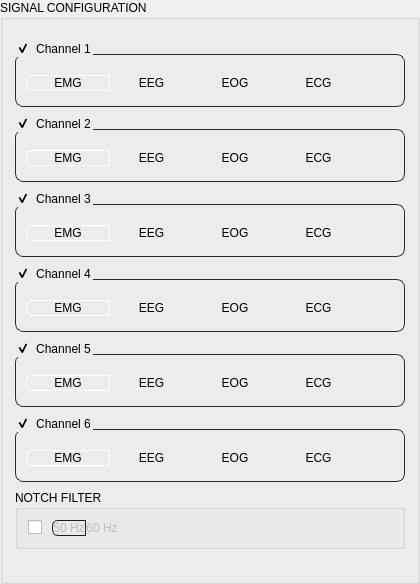
       <widget class="QGroupBox" name="configGroup">
        <property name="sizePolicy">
         <sizepolicy hsizetype="Preferred" vsizetype="Expanding">
          <horstretch>0</horstretch>
          <verstretch>0</verstretch>
         </sizepolicy>
        </property>
        <property name="minimumSize">
         <size>
          <width>420</width>
          <height>0</height>
         </size>
        </property>
        <property name="title">
         <string>SIGNAL CONFIGURATION</string>
        </property>
        <layout class="QVBoxLayout" name="configVLayout">
         <property name="spacing">
          <number>8</number>
         </property>
         <property name="leftMargin">
          <number>12</number>
         </property>
         <property name="topMargin">
          <number>20</number>
         </property>
         <property name="rightMargin">
          <number>12</number>
         </property>
         <property name="bottomMargin">
          <number>12</number>
         </property>
         <item>
          <widget class="QGroupBox" name="grpCh1">
           <property name="checkable"><bool>true</bool></property><property name="checked"><bool>true</bool></property><property name="styleSheet">
            <string notr="true">QGroupBox#grpCh1{background-color:transparent;border:1px solid #2a2a2a;border-radius:8px;margin-top:14px;padding:6px 8px;}QGroupBox#grpCh1::title{}</string>
           </property>
           <property name="title">
            <string>Channel 1</string>
           </property>
           <layout class="QHBoxLayout" name="chLayout1">
            <property name="spacing">
             <number>8</number>
            </property>
            <property name="leftMargin">
             <number>8</number>
            </property>
            <property name="topMargin">
             <number>10</number>
            </property>
            <property name="rightMargin">
             <number>8</number>
            </property>
            <property name="bottomMargin">
             <number>8</number>
            </property>
            <item>
             <layout class="QHBoxLayout" name="filterLayout1">
              <property name="spacing">
               <number>0</number>
              </property>
              <item>
               <widget class="QPushButton" name="btnFilterCh1EMG">
                <property name="styleSheet">
                 <string notr="true">QPushButton{border-right:none;border-top-left-radius:6px;border-bottom-left-radius:6px;border-top-right-radius:0;border-bottom-right-radius:0;}QPushButton:checked{border:1px solid #ffffff;}QPushButton:checked:disabled{border:1px solid #1e1e1e;}</string>
                </property>
                <property name="text">
                 <string>EMG</string>
                </property>
                <property name="checkable">
                 <bool>true</bool>
                </property>
                <property name="checked">
                 <bool>true</bool>
                </property>
               </widget>
              </item>
              <item>
               <widget class="QPushButton" name="btnFilterCh1EEG">
                <property name="styleSheet">
                 <string notr="true">QPushButton{border-radius:0;border-left:none;border-right:none;}QPushButton:checked{border:1px solid #ffffff;}QPushButton:checked:disabled{border:1px solid #1e1e1e;}</string>
                </property>
                <property name="text">
                 <string>EEG</string>
                </property>
                <property name="checkable">
                 <bool>true</bool>
                </property>
               </widget>
              </item>
              <item>
               <widget class="QPushButton" name="btnFilterCh1EOG">
                <property name="styleSheet">
                 <string notr="true">QPushButton{border-radius:0;border-left:none;border-right:none;}QPushButton:checked{border:1px solid #ffffff;}QPushButton:checked:disabled{border:1px solid #1e1e1e;}</string>
                </property>
                <property name="text">
                 <string>EOG</string>
                </property>
                <property name="checkable">
                 <bool>true</bool>
                </property>
               </widget>
              </item>
              <item>
               <widget class="QPushButton" name="btnFilterCh1ECG">
                <property name="styleSheet">
                 <string notr="true">QPushButton{border-left:none;border-top-left-radius:0;border-bottom-left-radius:0;border-top-right-radius:6px;border-bottom-right-radius:6px;}QPushButton:checked{border:1px solid #ffffff;}QPushButton:checked:disabled{border:1px solid #1e1e1e;}</string>
                </property>
                <property name="text">
                 <string>ECG</string>
                </property>
                <property name="checkable">
                 <bool>true</bool>
                </property>
               </widget>
              </item>
             </layout>
            </item>
            <item>
             <widget class="QPushButton" name="btnChIcon1">
              <property name="toolTip">
               <string>Select Ch1 in Signal Inputs</string>
              </property>
              <property name="styleSheet">
               <string notr="true">QPushButton{background-color:transparent;border:none;min-width:26px;max-width:26px;min-height:26px;max-height:26px;padding:0px;qproperty-icon:url(icons/gamepad.svg);qproperty-iconSize:18px 18px;}QPushButton:hover{background-color:#1a1a1a;border-radius:4px;}</string>
              </property>
              <property name="text">
               <string />
              </property>
             </widget>
            </item>
           </layout>
          </widget>
         </item>
         <item>
          <widget class="QGroupBox" name="grpCh2">
           <property name="checkable"><bool>true</bool></property><property name="checked"><bool>true</bool></property><property name="styleSheet">
            <string notr="true">QGroupBox#grpCh2{background-color:transparent;border:1px solid #2a2a2a;border-radius:8px;margin-top:14px;padding:6px 8px;}QGroupBox#grpCh2::title{}</string>
           </property>
           <property name="title">
            <string>Channel 2</string>
           </property>
           <layout class="QHBoxLayout" name="chLayout2">
            <property name="spacing">
             <number>8</number>
            </property>
            <property name="leftMargin">
             <number>8</number>
            </property>
            <property name="topMargin">
             <number>10</number>
            </property>
            <property name="rightMargin">
             <number>8</number>
            </property>
            <property name="bottomMargin">
             <number>8</number>
            </property>
            <item>
             <layout class="QHBoxLayout" name="filterLayout2">
              <property name="spacing">
               <number>0</number>
              </property>
              <item>
               <widget class="QPushButton" name="btnFilterCh2EMG">
                <property name="styleSheet">
                 <string notr="true">QPushButton{border-right:none;border-top-left-radius:6px;border-bottom-left-radius:6px;border-top-right-radius:0;border-bottom-right-radius:0;}QPushButton:checked{border:1px solid #ffffff;}QPushButton:checked:disabled{border:1px solid #1e1e1e;}</string>
                </property>
                <property name="text">
                 <string>EMG</string>
                </property>
                <property name="checkable">
                 <bool>true</bool>
                </property>
                <property name="checked">
                 <bool>true</bool>
                </property>
               </widget>
              </item>
              <item>
               <widget class="QPushButton" name="btnFilterCh2EEG">
                <property name="styleSheet">
                 <string notr="true">QPushButton{border-radius:0;border-left:none;border-right:none;}QPushButton:checked{border:1px solid #ffffff;}QPushButton:checked:disabled{border:1px solid #1e1e1e;}</string>
                </property>
                <property name="text">
                 <string>EEG</string>
                </property>
                <property name="checkable">
                 <bool>true</bool>
                </property>
               </widget>
              </item>
              <item>
               <widget class="QPushButton" name="btnFilterCh2EOG">
                <property name="styleSheet">
                 <string notr="true">QPushButton{border-radius:0;border-left:none;border-right:none;}QPushButton:checked{border:1px solid #ffffff;}QPushButton:checked:disabled{border:1px solid #1e1e1e;}</string>
                </property>
                <property name="text">
                 <string>EOG</string>
                </property>
                <property name="checkable">
                 <bool>true</bool>
                </property>
               </widget>
              </item>
              <item>
               <widget class="QPushButton" name="btnFilterCh2ECG">
                <property name="styleSheet">
                 <string notr="true">QPushButton{border-left:none;border-top-left-radius:0;border-bottom-left-radius:0;border-top-right-radius:6px;border-bottom-right-radius:6px;}QPushButton:checked{border:1px solid #ffffff;}QPushButton:checked:disabled{border:1px solid #1e1e1e;}</string>
                </property>
                <property name="text">
                 <string>ECG</string>
                </property>
                <property name="checkable">
                 <bool>true</bool>
                </property>
               </widget>
              </item>
             </layout>
            </item>
            <item>
             <widget class="QPushButton" name="btnChIcon2">
              <property name="toolTip">
               <string>Select Ch2 in Signal Inputs</string>
              </property>
              <property name="styleSheet">
               <string notr="true">QPushButton{background-color:transparent;border:none;min-width:26px;max-width:26px;min-height:26px;max-height:26px;padding:0px;qproperty-icon:url(icons/gamepad.svg);qproperty-iconSize:18px 18px;}QPushButton:hover{background-color:#1a1a1a;border-radius:4px;}</string>
              </property>
              <property name="text">
               <string />
              </property>
             </widget>
            </item>
           </layout>
          </widget>
         </item>
         <item>
          <widget class="QGroupBox" name="grpCh3">
           <property name="checkable"><bool>true</bool></property><property name="checked"><bool>true</bool></property><property name="styleSheet">
            <string notr="true">QGroupBox#grpCh3{background-color:transparent;border:1px solid #2a2a2a;border-radius:8px;margin-top:14px;padding:6px 8px;}QGroupBox#grpCh3::title{}</string>
           </property>
           <property name="title">
            <string>Channel 3</string>
           </property>
           <layout class="QHBoxLayout" name="chLayout3">
            <property name="spacing">
             <number>8</number>
            </property>
            <property name="leftMargin">
             <number>8</number>
            </property>
            <property name="topMargin">
             <number>10</number>
            </property>
            <property name="rightMargin">
             <number>8</number>
            </property>
            <property name="bottomMargin">
             <number>8</number>
            </property>
            <item>
             <layout class="QHBoxLayout" name="filterLayout3">
              <property name="spacing">
               <number>0</number>
              </property>
              <item>
               <widget class="QPushButton" name="btnFilterCh3EMG">
                <property name="styleSheet">
                 <string notr="true">QPushButton{border-right:none;border-top-left-radius:6px;border-bottom-left-radius:6px;border-top-right-radius:0;border-bottom-right-radius:0;}QPushButton:checked{border:1px solid #ffffff;}QPushButton:checked:disabled{border:1px solid #1e1e1e;}</string>
                </property>
                <property name="text">
                 <string>EMG</string>
                </property>
                <property name="checkable">
                 <bool>true</bool>
                </property>
                <property name="checked">
                 <bool>true</bool>
                </property>
               </widget>
              </item>
              <item>
               <widget class="QPushButton" name="btnFilterCh3EEG">
                <property name="styleSheet">
                 <string notr="true">QPushButton{border-radius:0;border-left:none;border-right:none;}QPushButton:checked{border:1px solid #ffffff;}QPushButton:checked:disabled{border:1px solid #1e1e1e;}</string>
                </property>
                <property name="text">
                 <string>EEG</string>
                </property>
                <property name="checkable">
                 <bool>true</bool>
                </property>
               </widget>
              </item>
              <item>
               <widget class="QPushButton" name="btnFilterCh3EOG">
                <property name="styleSheet">
                 <string notr="true">QPushButton{border-radius:0;border-left:none;border-right:none;}QPushButton:checked{border:1px solid #ffffff;}QPushButton:checked:disabled{border:1px solid #1e1e1e;}</string>
                </property>
                <property name="text">
                 <string>EOG</string>
                </property>
                <property name="checkable">
                 <bool>true</bool>
                </property>
               </widget>
              </item>
              <item>
               <widget class="QPushButton" name="btnFilterCh3ECG">
                <property name="styleSheet">
                 <string notr="true">QPushButton{border-left:none;border-top-left-radius:0;border-bottom-left-radius:0;border-top-right-radius:6px;border-bottom-right-radius:6px;}QPushButton:checked{border:1px solid #ffffff;}QPushButton:checked:disabled{border:1px solid #1e1e1e;}</string>
                </property>
                <property name="text">
                 <string>ECG</string>
                </property>
                <property name="checkable">
                 <bool>true</bool>
                </property>
               </widget>
              </item>
             </layout>
            </item>
            <item>
             <widget class="QPushButton" name="btnChIcon3">
              <property name="toolTip">
               <string>Select Ch3 in Signal Inputs</string>
              </property>
              <property name="styleSheet">
               <string notr="true">QPushButton{background-color:transparent;border:none;min-width:26px;max-width:26px;min-height:26px;max-height:26px;padding:0px;qproperty-icon:url(icons/gamepad.svg);qproperty-iconSize:18px 18px;}QPushButton:hover{background-color:#1a1a1a;border-radius:4px;}</string>
              </property>
              <property name="text">
               <string />
              </property>
             </widget>
            </item>
           </layout>
          </widget>
         </item>
         <item>
          <widget class="QGroupBox" name="grpCh4">
           <property name="checkable"><bool>true</bool></property><property name="checked"><bool>true</bool></property><property name="styleSheet">
            <string notr="true">QGroupBox#grpCh4{background-color:transparent;border:1px solid #2a2a2a;border-radius:8px;margin-top:14px;padding:6px 8px;}QGroupBox#grpCh4::title{}</string>
           </property>
           <property name="title">
            <string>Channel 4</string>
           </property>
           <layout class="QHBoxLayout" name="chLayout4">
            <property name="spacing">
             <number>8</number>
            </property>
            <property name="leftMargin">
             <number>8</number>
            </property>
            <property name="topMargin">
             <number>10</number>
            </property>
            <property name="rightMargin">
             <number>8</number>
            </property>
            <property name="bottomMargin">
             <number>8</number>
            </property>
            <item>
             <layout class="QHBoxLayout" name="filterLayout4">
              <property name="spacing">
               <number>0</number>
              </property>
              <item>
               <widget class="QPushButton" name="btnFilterCh4EMG">
                <property name="styleSheet">
                 <string notr="true">QPushButton{border-right:none;border-top-left-radius:6px;border-bottom-left-radius:6px;border-top-right-radius:0;border-bottom-right-radius:0;}QPushButton:checked{border:1px solid #ffffff;}QPushButton:checked:disabled{border:1px solid #1e1e1e;}</string>
                </property>
                <property name="text">
                 <string>EMG</string>
                </property>
                <property name="checkable">
                 <bool>true</bool>
                </property>
                <property name="checked">
                 <bool>true</bool>
                </property>
               </widget>
              </item>
              <item>
               <widget class="QPushButton" name="btnFilterCh4EEG">
                <property name="styleSheet">
                 <string notr="true">QPushButton{border-radius:0;border-left:none;border-right:none;}QPushButton:checked{border:1px solid #ffffff;}QPushButton:checked:disabled{border:1px solid #1e1e1e;}</string>
                </property>
                <property name="text">
                 <string>EEG</string>
                </property>
                <property name="checkable">
                 <bool>true</bool>
                </property>
               </widget>
              </item>
              <item>
               <widget class="QPushButton" name="btnFilterCh4EOG">
                <property name="styleSheet">
                 <string notr="true">QPushButton{border-radius:0;border-left:none;border-right:none;}QPushButton:checked{border:1px solid #ffffff;}QPushButton:checked:disabled{border:1px solid #1e1e1e;}</string>
                </property>
                <property name="text">
                 <string>EOG</string>
                </property>
                <property name="checkable">
                 <bool>true</bool>
                </property>
               </widget>
              </item>
              <item>
               <widget class="QPushButton" name="btnFilterCh4ECG">
                <property name="styleSheet">
                 <string notr="true">QPushButton{border-left:none;border-top-left-radius:0;border-bottom-left-radius:0;border-top-right-radius:6px;border-bottom-right-radius:6px;}QPushButton:checked{border:1px solid #ffffff;}QPushButton:checked:disabled{border:1px solid #1e1e1e;}</string>
                </property>
                <property name="text">
                 <string>ECG</string>
                </property>
                <property name="checkable">
                 <bool>true</bool>
                </property>
               </widget>
              </item>
             </layout>
            </item>
            <item>
             <widget class="QPushButton" name="btnChIcon4">
              <property name="toolTip">
               <string>Select Ch4 in Signal Inputs</string>
              </property>
              <property name="styleSheet">
               <string notr="true">QPushButton{background-color:transparent;border:none;min-width:26px;max-width:26px;min-height:26px;max-height:26px;padding:0px;qproperty-icon:url(icons/gamepad.svg);qproperty-iconSize:18px 18px;}QPushButton:hover{background-color:#1a1a1a;border-radius:4px;}</string>
              </property>
              <property name="text">
               <string />
              </property>
             </widget>
            </item>
           </layout>
          </widget>
         </item>
         <item>
          <widget class="QGroupBox" name="grpCh5">
           <property name="checkable"><bool>true</bool></property><property name="checked"><bool>true</bool></property><property name="styleSheet">
            <string notr="true">QGroupBox#grpCh5{background-color:transparent;border:1px solid #2a2a2a;border-radius:8px;margin-top:14px;padding:6px 8px;}QGroupBox#grpCh5::title{}</string>
           </property>
           <property name="title">
            <string>Channel 5</string>
           </property>
           <layout class="QHBoxLayout" name="chLayout5">
            <property name="spacing">
             <number>8</number>
            </property>
            <property name="leftMargin">
             <number>8</number>
            </property>
            <property name="topMargin">
             <number>10</number>
            </property>
            <property name="rightMargin">
             <number>8</number>
            </property>
            <property name="bottomMargin">
             <number>8</number>
            </property>
            <item>
             <layout class="QHBoxLayout" name="filterLayout5">
              <property name="spacing">
               <number>0</number>
              </property>
              <item>
               <widget class="QPushButton" name="btnFilterCh5EMG">
                <property name="styleSheet">
                 <string notr="true">QPushButton{border-right:none;border-top-left-radius:6px;border-bottom-left-radius:6px;border-top-right-radius:0;border-bottom-right-radius:0;}QPushButton:checked{border:1px solid #ffffff;}QPushButton:checked:disabled{border:1px solid #1e1e1e;}</string>
                </property>
                <property name="text">
                 <string>EMG</string>
                </property>
                <property name="checkable">
                 <bool>true</bool>
                </property>
                <property name="checked">
                 <bool>true</bool>
                </property>
               </widget>
              </item>
              <item>
               <widget class="QPushButton" name="btnFilterCh5EEG">
                <property name="styleSheet">
                 <string notr="true">QPushButton{border-radius:0;border-left:none;border-right:none;}QPushButton:checked{border:1px solid #ffffff;}QPushButton:checked:disabled{border:1px solid #1e1e1e;}</string>
                </property>
                <property name="text">
                 <string>EEG</string>
                </property>
                <property name="checkable">
                 <bool>true</bool>
                </property>
               </widget>
              </item>
              <item>
               <widget class="QPushButton" name="btnFilterCh5EOG">
                <property name="styleSheet">
                 <string notr="true">QPushButton{border-radius:0;border-left:none;border-right:none;}QPushButton:checked{border:1px solid #ffffff;}QPushButton:checked:disabled{border:1px solid #1e1e1e;}</string>
                </property>
                <property name="text">
                 <string>EOG</string>
                </property>
                <property name="checkable">
                 <bool>true</bool>
                </property>
               </widget>
              </item>
              <item>
               <widget class="QPushButton" name="btnFilterCh5ECG">
                <property name="styleSheet">
                 <string notr="true">QPushButton{border-left:none;border-top-left-radius:0;border-bottom-left-radius:0;border-top-right-radius:6px;border-bottom-right-radius:6px;}QPushButton:checked{border:1px solid #ffffff;}QPushButton:checked:disabled{border:1px solid #1e1e1e;}</string>
                </property>
                <property name="text">
                 <string>ECG</string>
                </property>
                <property name="checkable">
                 <bool>true</bool>
                </property>
               </widget>
              </item>
             </layout>
            </item>
            <item>
             <widget class="QPushButton" name="btnChIcon5">
              <property name="toolTip">
               <string>Select Ch5 in Signal Inputs</string>
              </property>
              <property name="styleSheet">
               <string notr="true">QPushButton{background-color:transparent;border:none;min-width:26px;max-width:26px;min-height:26px;max-height:26px;padding:0px;qproperty-icon:url(icons/gamepad.svg);qproperty-iconSize:18px 18px;}QPushButton:hover{background-color:#1a1a1a;border-radius:4px;}</string>
              </property>
              <property name="text">
               <string />
              </property>
             </widget>
            </item>
           </layout>
          </widget>
         </item>
         <item>
          <widget class="QGroupBox" name="grpCh6">
           <property name="checkable"><bool>true</bool></property><property name="checked"><bool>true</bool></property><property name="styleSheet">
            <string notr="true">QGroupBox#grpCh6{background-color:transparent;border:1px solid #2a2a2a;border-radius:8px;margin-top:14px;padding:6px 8px;}QGroupBox#grpCh6::title{}</string>
           </property>
           <property name="title">
            <string>Channel 6</string>
           </property>
           <layout class="QHBoxLayout" name="chLayout6">
            <property name="spacing">
             <number>8</number>
            </property>
            <property name="leftMargin">
             <number>8</number>
            </property>
            <property name="topMargin">
             <number>10</number>
            </property>
            <property name="rightMargin">
             <number>8</number>
            </property>
            <property name="bottomMargin">
             <number>8</number>
            </property>
            <item>
             <layout class="QHBoxLayout" name="filterLayout6">
              <property name="spacing">
               <number>0</number>
              </property>
              <item>
               <widget class="QPushButton" name="btnFilterCh6EMG">
                <property name="styleSheet">
                 <string notr="true">QPushButton{border-right:none;border-top-left-radius:6px;border-bottom-left-radius:6px;border-top-right-radius:0;border-bottom-right-radius:0;}QPushButton:checked{border:1px solid #ffffff;}QPushButton:checked:disabled{border:1px solid #1e1e1e;}</string>
                </property>
                <property name="text">
                 <string>EMG</string>
                </property>
                <property name="checkable">
                 <bool>true</bool>
                </property>
                <property name="checked">
                 <bool>true</bool>
                </property>
               </widget>
              </item>
              <item>
               <widget class="QPushButton" name="btnFilterCh6EEG">
                <property name="styleSheet">
                 <string notr="true">QPushButton{border-radius:0;border-left:none;border-right:none;}QPushButton:checked{border:1px solid #ffffff;}QPushButton:checked:disabled{border:1px solid #1e1e1e;}</string>
                </property>
                <property name="text">
                 <string>EEG</string>
                </property>
                <property name="checkable">
                 <bool>true</bool>
                </property>
               </widget>
              </item>
              <item>
               <widget class="QPushButton" name="btnFilterCh6EOG">
                <property name="styleSheet">
                 <string notr="true">QPushButton{border-radius:0;border-left:none;border-right:none;}QPushButton:checked{border:1px solid #ffffff;}QPushButton:checked:disabled{border:1px solid #1e1e1e;}</string>
                </property>
                <property name="text">
                 <string>EOG</string>
                </property>
                <property name="checkable">
                 <bool>true</bool>
                </property>
               </widget>
              </item>
              <item>
               <widget class="QPushButton" name="btnFilterCh6ECG">
                <property name="styleSheet">
                 <string notr="true">QPushButton{border-left:none;border-top-left-radius:0;border-bottom-left-radius:0;border-top-right-radius:6px;border-bottom-right-radius:6px;}QPushButton:checked{border:1px solid #ffffff;}QPushButton:checked:disabled{border:1px solid #1e1e1e;}</string>
                </property>
                <property name="text">
                 <string>ECG</string>
                </property>
                <property name="checkable">
                 <bool>true</bool>
                </property>
               </widget>
              </item>
             </layout>
            </item>
            <item>
             <widget class="QPushButton" name="btnChIcon6">
              <property name="toolTip">
               <string>Select Ch6 in Signal Inputs</string>
              </property>
              <property name="styleSheet">
               <string notr="true">QPushButton{background-color:transparent;border:none;min-width:26px;max-width:26px;min-height:26px;max-height:26px;padding:0px;qproperty-icon:url(icons/gamepad.svg);qproperty-iconSize:18px 18px;}QPushButton:hover{background-color:#1a1a1a;border-radius:4px;}</string>
              </property>
              <property name="text">
               <string />
              </property>
             </widget>
            </item>
           </layout>
          </widget>
         </item>
         <item>
          <widget class="QGroupBox" name="grpNotch">
           <property name="title">
            <string>NOTCH FILTER</string>
           </property>
           <layout class="QHBoxLayout" name="notchHLayout">
            <property name="spacing">
             <number>10</number>
            </property>
            <property name="leftMargin">
             <number>10</number>
            </property>
            <property name="topMargin">
             <number>8</number>
            </property>
            <property name="rightMargin">
             <number>10</number>
            </property>
            <property name="bottomMargin">
             <number>8</number>
            </property>
            <item>
              <widget class="QCheckBox" name="chkNotch">
               <property name="text">
                <string />
               </property>
              </widget>
             </item>
            <item>
             <layout class="QHBoxLayout" name="notchFreqLayout">
              <property name="spacing">
               <number>0</number>
              </property>
              <item>
               <widget class="QPushButton" name="btnNotch50Hz">
                <property name="enabled">
                 <bool>false</bool>
                </property>
                <property name="styleSheet">
                 <string notr="true">QPushButton{border-right:none;border-top-left-radius:6px;border-bottom-left-radius:6px;border-top-right-radius:0;border-bottom-right-radius:0;}QPushButton:checked{border:1px solid #ffffff;}QPushButton:checked:disabled{border:1px solid #1e1e1e;}</string>
                </property>
                <property name="text">
                 <string>50 Hz</string>
                </property>
                <property name="checkable">
                 <bool>true</bool>
                </property>
                <property name="checked">
                 <bool>true</bool>
                </property>
               </widget>
              </item>
              <item>
               <widget class="QPushButton" name="btnNotch60Hz">
                <property name="enabled">
                 <bool>false</bool>
                </property>
                <property name="styleSheet">
                 <string notr="true">QPushButton{border-left:none;border-top-left-radius:0;border-bottom-left-radius:0;border-top-right-radius:6px;border-bottom-right-radius:6px;}QPushButton:checked{border:1px solid #ffffff;}QPushButton:checked:disabled{border:1px solid #1e1e1e;}</string>
                </property>
                <property name="text">
                 <string>60 Hz</string>
                </property>
                <property name="checkable">
                 <bool>true</bool>
                </property>
               </widget>
              </item>
            </layout>
            </item>
            <item>
             <spacer name="notchMidSpacer">
              <property name="orientation">
               <enum>Qt::Orientation::Horizontal</enum>
              </property>
              <property name="sizeHint" stdset="0">
               <size>
                <width>20</width>
                <height>20</height>
               </size>
              </property>
             </spacer>
            </item>
           </layout>
          </widget>
         </item>
         <item>
          <spacer name="configSpacer">
           <property name="orientation">
            <enum>Qt::Orientation::Vertical</enum>
           </property>
           <property name="sizeHint" stdset="0">
            <size>
             <width>20</width>
             <height>20</height>
            </size>
           </property>
          </spacer>
         </item>
        </layout>
       </widget>
